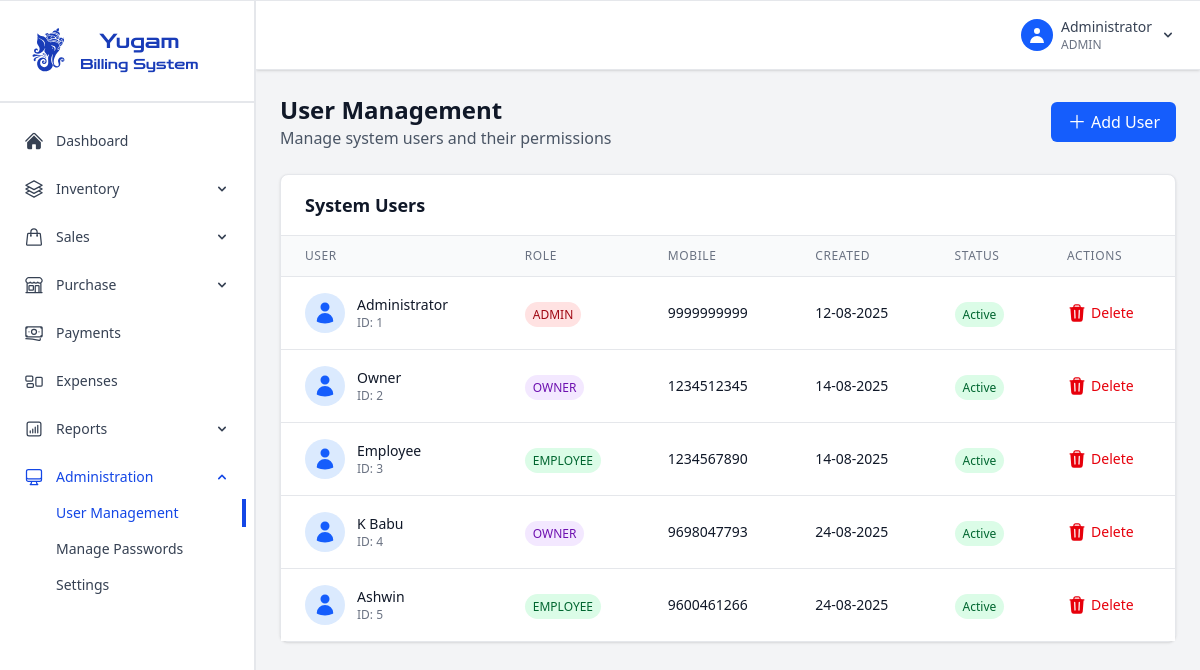
The app's page /admin/users (signed in) with its own data.
### app.py (models this page shows, shortened)
class User(UserMixin, db.Model):
    id = db.Column(db.Integer, primary_key=True)
    mobile_number = db.Column(db.String(15), unique=True, nullable=False)
    password_hash = db.Column(db.String(120), nullable=False)
    role = db.Column(db.String(20), nullable=False)  # admin, employee, owner
    name = db.Column(db.String(100), nullable=False)
    created_at = db.Column(db.DateTime, default=datetime.utcnow)

### app.py (the view)
@app.route('/admin/users')
@login_required
def admin_users():
    if current_user.role not in ['admin', 'owner']:
        flash('Access denied. Admin/Owner privileges required.', 'error')
        return redirect(url_for('dashboard'))
    users = User.query.all()
    user_stats = {
        'total_users': len(users),
        'total_admins': len([u for u in users if u.role == 'admin']),
        'total_employees': len([u for u in users if u.role == 'employee']),
        'total_owners': len([u for u in users if u.role == 'owner']),
        'active_users': len([u for u in users if u.is_active])
    }
    return render_template('admin_users.html', users=users, user_stats=user_stats)

### app.py (called while the page is built)
@login_manager.user_loader
def load_user(user_id):
    return User.query.get(int(user_id))

@app.context_processor
def inject_datetime():
    return {'datetime': datetime}

### templates/admin_users.html (shortened to what this page needs)
{% extends "base.html" %}
{% block content %}
<div class="space-y-6">
    <div class="flex flex-col sm:flex-row justify-between items-start sm:items-center">
        <div>
            <h1 class="text-2xl font-bold text-gray-900">User Management</h1>
            <p class="text-gray-600">Manage system users and their permissions</p>
        </div>
        <div class="flex space-x-3 mt-4 sm:mt-0">
            <button id="addUserBtn" class="bg-blue-600 hover:bg-blue-700 text-white px-4 py-2 rounded-md transition-colors duration-200 flex justify-center">
                <svg xmlns="http://www.w3.org/2000/svg" viewBox="0 -2 24 24" fill="currentColor" class="size-5 mr-1">
                    <path fill-rule="evenodd" d="M12 3.75a.75.75 0 0 1 .75.75v6.75h6.75a.75.75 0 0 1 0 1.5h-6.75v6.75a.75.75 0 0 1-1.5 0v-6.75H4.5a.75.75 0 0 1 0-1.5h6.75V4.5a.75.75 0 0 1 .75-.75Z" clip-rule="evenodd" />
                  </svg>
                  Add User
            </button>
        </div>
    </div>
    <div class="bg-white rounded-lg shadow-sm border border-gray-200">
        <div class="px-6 py-4 border-b border-gray-200">
            <h3 class="text-lg font-semibold text-gray-900">System Users</h3>
        </div>
        <div class="overflow-x-auto">
            <table class="min-w-full divide-y divide-gray-200">
                <thead class="bg-gray-50">
                    <tr>
                        <th class="px-6 py-3 text-left text-xs font-medium text-gray-500 uppercase tracking-wider">User</th>
                        <th class="px-6 py-3 text-left text-xs font-medium text-gray-500 uppercase tracking-wider">Role</th>
                        <th class="px-6 py-3 text-left text-xs font-medium text-gray-500 uppercase tracking-wider">Mobile</th>
                        <th class="px-6 py-3 text-left text-xs font-medium text-gray-500 uppercase tracking-wider">Created</th>
                        <th class="px-6 py-3 text-left text-xs font-medium text-gray-500 uppercase tracking-wider">Status</th>
                        <th class="px-6 py-3 text-left text-xs font-medium text-gray-500 uppercase tracking-wider">Actions</th>
                    </tr>
                </thead>
                <tbody class="bg-white divide-y divide-gray-200">
                    {% for user in users %}
                    <tr class="hover:bg-gray-50">
                        <td class="px-6 py-4 whitespace-nowrap">
                            <div class="flex items-center">
                                <div class="w-10 h-10 bg-blue-100 rounded-full flex items-center justify-center mr-3">
                                    <div class=" text-blue-600">
                                    </div>
                                </div>
                                <div>
                                    <div class="text-sm font-medium text-gray-900">{{ user.name }}</div>
                                    <div class="text-xs text-gray-500">ID: {{ user.id }}</div>
                                </div>
                            </div>
                        </td>
                        <td class="px-6 py-4 whitespace-nowrap">
                            <span class="px-2 py-1 text-xs font-medium rounded-full {% if user.role=='admin' %}bg-red-100 text-red-800{% elif user.role=='owner' %}bg-purple-100 text-purple-800{% else %}bg-green-100 text-green-800{% endif %}">
                                {{ user.role.upper() }}
                            </span>
                        </td>
                        <td class="px-6 py-4 whitespace-nowrap text-sm text-gray-900">{{ user.mobile_number }}</td>
                        <td class="px-6 py-4 whitespace-nowrap text-sm text-gray-900">{{ user.created_at.strftime('%d-%m-%Y') if user.created_at else '-' }}</td>
                        <td class="px-6 py-4 whitespace-nowrap">
                            <span class="px-2 py-1 text-xs font-medium rounded-full {% if user.is_active %}bg-green-100 text-green-800{% else %}bg-red-100 text-red-800{% endif %}">
                                {% if user.is_active %}Active{% else %}Inactive{% endif %}
                            </span>
                        </td>
                        <td class="px-6 py-4 whitespace-nowrap text-sm font-medium">
                            <div class="flex space-x-2">
                                <form method="POST" action="{{ url_for('delete_user', user_id=user.id) }}" onsubmit="return confirm('Delete this user?')">
                                    <button type="submit" class="text-red-600 hover:text-red-900 flex">
                                          Delete</button>
                                </form>
                            </div>
                        </td>
                    </tr>
                    {% endfor %}
                </tbody>
            </table>
        </div>
    </div>
</div>
{% endblock %}

### templates/base.html (shortened to what this page needs)
<!DOCTYPE html>
<html lang="en">
<head>
    <link rel="stylesheet" href="{{url_for('static',filename='css/output.css')}}">
    <script src="https://cdn.jsdelivr.net/npm/@tailwindcss/browser@4"></script>
</head>
<body class="bg-gray-100 not-print:border-t-1 border-gray-200 shadow-sm overflow-hidden">
    {% if current_user.is_authenticated %}
    <div class="flex h-screen">
        <div class="w-64 fixed h-full overflow-y-auto border-r-2 border-gray-200 bg-white text-gray-700 pb-3">
            <div class="p-5 border-b-2 border-gray-200">
                <div class="flex items-center text-blue-800">
                    <div class="flex flex-col">
                        <h1 class="text-xl font-medium zen-dots-regular text-center">Yugam</h1>
                    <p class="text-sm zen-dots-regular">Billing System</p>
                    </div>
                </div>
            </div>
            <nav class="mt-4">
                <ul class="space-y-1">
                    <li class="p-1">
                        <a href="{{ url_for('dashboard') }}" class="flex items-center px-5 py-2 text-sm hover:ring-1 hover:ring-blue-500 hover:rounded-md ">
                            Dashboard
                        </a>
                    </li>
                    <li class="p-1">
                        <div class="group">
                            <button class="flex items-center justify-between w-full px-5 py-2 text-sm hover:ring-1 hover:ring-blue-500 hover:rounded-md ">
                                <div class="flex items-center">
                                    Inventory
                                </div>
                                <svg id="arrow" class="w-4 h-4" fill="currentColor" viewBox="0 0 20 20">
                                    <path fill-rule="evenodd" d="M5.293 7.293a1 1 0 011.414 0L10 10.586l3.293-3.293a1 1 0 111.414 1.414l-4 4a1 1 0 01-1.414 0l-4-4a1 1 0 010-1.414z" clip-rule="evenodd"/>
                                </svg>
                            </button>
                        </div>
                    </li>
                    <li class="p-1">
                        <div class="group">
                            <button class="flex items-center justify-between w-full px-5 py-2 text-sm hover:ring-1 hover:ring-blue-500 hover:rounded-md ">
                                <div class="flex items-center">
                                    Sales
                                </div>
                                <svg id="arrow" class="w-4 h-4" fill="currentColor" viewBox="0 0 20 20">
                                    <path fill-rule="evenodd" d="M5.293 7.293a1 1 0 011.414 0L10 10.586l3.293-3.293a1 1 0 111.414 1.414l-4 4a1 1 0 01-1.414 0l-4-4a1 1 0 010-1.414z" clip-rule="evenodd"/>
                                </svg>
                            </button>
                        </div>
                    </li>
                    <li class="p-1">
                        <div class="group">
                            <button class="flex items-center justify-between w-full px-5 py-2 text-sm hover:ring-1 hover:ring-blue-500 hover:rounded-md ">
                                <div class="flex items-center">
                                    Purchase
                                </div>
                                <svg id="arrow" class="w-4 h-4" fill="currentColor" viewBox="0 0 20 20">
                                    <path fill-rule="evenodd" d="M5.293 7.293a1 1 0 011.414 0L10 10.586l3.293-3.293a1 1 0 111.414 1.414l-4 4a1 1 0 01-1.414 0l-4-4a1 1 0 010-1.414z" clip-rule="evenodd"/>
                                </svg>
                            </button>
                        </div>
                    </li>
                    <li class="p-1">
                        <a href="{{ url_for('payments') }}" class="flex items-center px-5 py-2 text-sm hover:ring-1 hover:ring-blue-500 hover:rounded-md ">
                            Payments
                        </a>
                    </li>
                    <li class="p-1">
                        <a href="{{ url_for('expenses') }}" class="flex items-center px-5 py-2 text-sm hover:ring-1 hover:ring-blue-500 hover:rounded-md ">
                            Expenses
                        </a>
                    </li>
                    {% if current_user.role in ['admin', 'owner'] %}
                    <li class="p-1">
                        <div class="group">
                            <button class="flex items-center justify-between w-full px-5 py-2 text-sm hover:ring-1 hover:ring-blue-500 hover:rounded-md ">
                                <div class="flex items-center">
                                    Reports
                                </div>
                                <svg id="arrow" class="w-4 h-4" fill="currentColor" viewBox="0 0 20 20">
                                    <path fill-rule="evenodd" d="M5.293 7.293a1 1 0 011.414 0L10 10.586l3.293-3.293a1 1 0 111.414 1.414l-4 4a1 1 0 01-1.414 0l-4-4a1 1 0 010-1.414z" clip-rule="evenodd"/>
                                </svg>
                            </button>
                        </div>
                    </li>
                    {% endif %}
                    {% if current_user.role in ['admin', 'owner'] %}
                    <li class="p-1">
                        <div class="group">
                            <button class="flex items-center justify-between w-full px-5 py-2 text-sm hover:ring-1 hover:ring-blue-500 hover:rounded-md {% if request.endpoint in['admin_users','admin_settings','manage_passwords'] %}font-medium text-blue-700{% endif %}">
                                <div class="flex items-center">
                                    Administration
                                </div>
                                <svg id="arrow" class="w-4 h-4" fill="currentColor" viewBox="0 0 20 20">
                                    <path fill-rule="evenodd" d="M5.293 7.293a1 1 0 011.414 0L10 10.586l3.293-3.293a1 1 0 111.414 1.414l-4 4a1 1 0 01-1.414 0l-4-4a1 1 0 010-1.414z" clip-rule="evenodd"/>
                                </svg>
                            </button>
                            <ul class="overflow-hidden hidden">
                                <li class="p-1">
                                    <a href="{{ url_for('admin_users') }}" class="flex items-center px-12 py-1 text-sm hover:ring-1 hover:ring-blue-500 hover:rounded-md {% if request.endpoint == 'admin_users' %}font-medium text-blue-700 border-r-4 border-blue-700{% endif %}">
                                        User Management
                                    </a>
                                </li>
                                <li class="p-1">
                                    <a href="{{ url_for('manage_passwords') }}" class="flex items-center px-12 py-1 text-sm hover:ring-1 hover:ring-blue-500 hover:rounded-md ">
                                        Manage Passwords
                                    </a>
                                </li>
                                {% if current_user.role in ['admin'] %}
                                <li class="p-1">
                                    <a href="{{ url_for('admin_settings') }}" class="flex items-center px-12 py-1 text-sm hover:ring-1 hover:ring-blue-500 hover:rounded-md ">
                                        Settings
                                    </a>
                                </li>
                                {% endif%}
                            </ul>
                        </div>
                    </li>
                    {% endif %}
                </ul>
            </nav>
        </div>
        <div class="flex-1 ml-64 overflow-hidden mb-3">
            <header class="bg-white shadow-sm border-b border-gray-200 px-6 py-4">
                <div class="flex justify-between items-center">
                    <div class="flex items-center space-x-4">
                        <div class="relative group">
                            <button class="flex items-center space-x-2 text-gray-700 hover:text-gray-900 focus:outline-none">
                                <div class="w-8 h-8 bg-blue-600 rounded-full flex items-center justify-center">
                                    <svg class="w-5 h-5 text-white" fill="currentColor" viewBox="0 0 20 20">
                                        <path fill-rule="evenodd" d="M10 9a3 3 0 100-6 3 3 0 000 6zm-7 9a7 7 0 1114 0H3z" clip-rule="evenodd"/>
                                    </svg>
                                </div>
                                <div class="text-left">
                                    <p class="text-sm font-medium">{{ current_user.name }}</p>
                                    <p class="text-xs text-gray-500">{{ current_user.role.upper() }}</p>
                                </div>
                                <svg class="w-4 h-4 transition-transform duration-200" fill="currentColor" viewBox="0 0 20 20" id="arrow">
                                    <path fill-rule="evenodd" d="M5.293 7.293a1 1 0 011.414 0L10 10.586l3.293-3.293a1 1 0 111.414 1.414l-4 4a1 1 0 01-1.414 0l-4-4a1 1 0 010-1.414z" clip-rule="evenodd"/>
                                </svg>
                            </button>
                        </div>
                    </div>
                </div>
            </header>
            <main class="overflow-y-auto h-full" style="padding-bottom: 60px;">
                <div class="p-6">
                    {% block content %}{% endblock %}
                </div>
            </main>
        </div>
    </div>
    {% endif %}
</body>
</html>

### records on screen
User: name "Administrator", role "ADMIN", id "1", mobile_number "9999999999", created_at "12-08-2025"
User: name "Owner", id "2", role "OWNER", mobile_number "1234512345", created_at "14-08-2025"
User: name "Employee", id "3", role "EMPLOYEE", mobile_number "1234567890", created_at "14-08-2025"
User: name "K Babu", id "4", role "OWNER", mobile_number "9698047793", created_at "24-08-2025"
User: name "Ashwin", id "5", role "EMPLOYEE", mobile_number "9600461266", created_at "24-08-2025"
